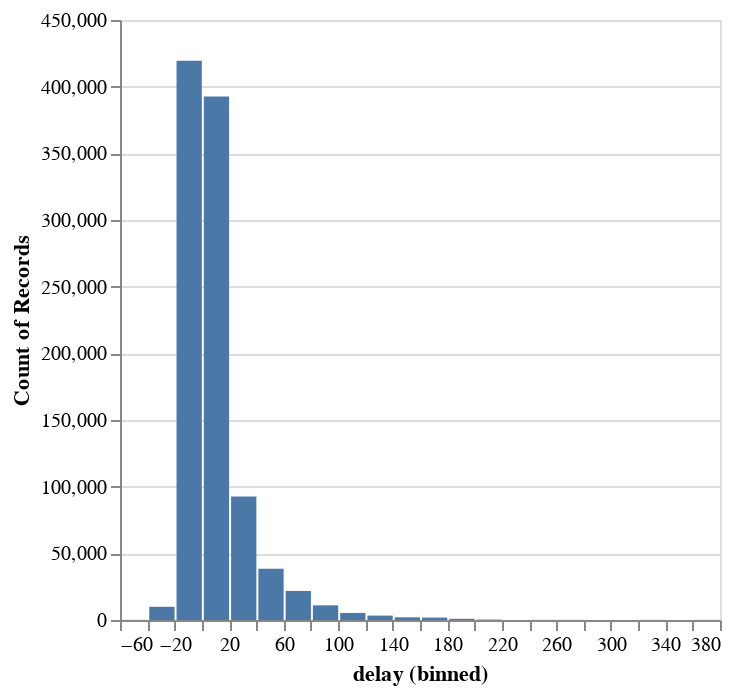

Source (notebook cell):
### Code cell
delay_hist

### Figure 1 — Vega specification as saved in the notebook (floating-point values rounded to 4 significant figures)
{"$schema": "https://vega.github.io/schema/vega/v5.json", "data": [{"name": "source_0", "values": [{"__count": 392700, "bin_maxbins_30_delay": 0.0, "bin_maxbins_30_delay_end": 20.0}, {"__count": 419400, "bin_maxbins_30_delay": -20.0, "bin_maxbins_30_delay_end": 0.0}, {"__count": 92700, "bin_maxbins_30_delay": 20.0, "bin_maxbins_30_delay_end": 40.0}, {"__count": 2000, "bin_maxbins_30_delay": 140.0, "bin_maxbins_30_delay_end": 160.0}, {"__count": 38400, "bin_maxbins_30_delay": 40.0, "bin_maxbins_30_delay_end": 60.0}, {"__count": 21800, "bin_maxbins_30_delay": 60.0, "bin_maxbins_30_delay_end": 80.0}, {"__count": 3300, "bin_maxbins_30_delay": 120.0, "bin_maxbins_30_delay_end": 140.0}, {"__count": 9900, "bin_maxbins_30_delay": -40.0, "bin_maxbins_30_delay_end": -20.0}, {"__count": 1800, "bin_maxbins_30_delay": 160.0, "bin_maxbins_30_delay_end": 180.0}, {"__count": 11000, "bin_maxbins_30_delay": 80.0, "bin_maxbins_30_delay_end": 100.0}, {"__count": 5300, "bin_maxbins_30_delay": 100.0, "bin_maxbins_30_delay_end": 120.0}, {"__count": 900, "bin_maxbins_30_delay": 180.0, "bin_maxbins_30_delay_end": 200.0}, {"__count": 100, "bin_maxbins_30_delay": -60.0, "bin_maxbins_30_delay_end": -40.0}, {"__count": 100, "bin_maxbins_30_delay": 260.0, "bin_maxbins_30_delay_end": 280.0}, {"__count": 300, "bin_maxbins_30_delay": 200.0, "bin_maxbins_30_delay_end": 220.0}, {"__count": 100, "bin_maxbins_30_delay": 360.0, "bin_maxbins_30_delay_end": 380.0}, {"__count": 100, "bin_maxbins_30_delay": 320.0, "bin_maxbins_30_delay_end": 340.0}, {"__count": 100, "bin_maxbins_30_delay": 240.0, "bin_maxbins_30_delay_end": 260.0}]}, {"name": "source_0_y_domain___count", "values": [{"min": 100, "max": 419400}]}], "signals": [{"name": "bin_maxbins_30_delay_bins", "value": {"fields": ["delay"], "fname": "bin_delay", "start": -60.0, "step": 20.0, "stop": 380.0}}], "marks": [{"type": "rect", "name": "marks", "from": {"data": "source_0"}, "encode": {"update": {"description": {"signal": "\"delay (binned): \" + (!isValid(datum[\"bin_maxbins_30_delay\"]) || !isFinite(+datum[\"bin_maxbins_30_delay\"]) ? \"null\" : format(datum[\"bin_maxbins_30_delay\"], \"\") + \" – \" + format(datum[\"bin_maxbins_30_delay_end\"], \"\")) + \"; Count of Records: \" + (format(datum[\"__count\"], \"\"))"}, "fill": {"value": "#4c78a8"}, "x": {"field": "bin_maxbins_30_delay_end", "scale": "x", "offset": {"signal": "0.5 + (abs(scale(\"x\", datum[\"bin_maxbins_30_delay_end\"]) - scale(\"x\", datum[\"bin_maxbins_30_delay\"])) < 0.25 ? 0.5 * (0.25 - (abs(scale(\"x\", datum[\"bin_maxbins_30_delay_end\"]) - scale(\"x\", datum[\"bin_maxbins_30_delay\"])))) : -0.5)"}}, "ariaRoleDescription": {"value": "bar"}, "x2": {"field": "bin_maxbins_30_delay", "scale": "x", "offset": {"signal": "0.5 + (abs(scale(\"x\", datum[\"bin_maxbins_30_delay_end\"]) - scale(\"x\", datum[\"bin_maxbins_30_delay\"])) < 0.25 ? -0.5 * (0.25 - (abs(scale(\"x\", datum[\"bin_maxbins_30_delay_end\"]) - scale(\"x\", datum[\"bin_maxbins_30_delay\"])))) : 0.5)"}}, "y": {"field": "__count", "scale": "y"}, "y2": {"value": 0, "scale": "y"}}}, "style": ["bar"]}], "scales": [{"name": "x", "type": "linear", "domain": {"signal": "[bin_maxbins_30_delay_bins.start, bin_maxbins_30_delay_bins.stop]"}, "range": [0, {"signal": "width"}], "bins": {"signal": "bin_maxbins_30_delay_bins"}, "zero": false}, {"name": "y", "type": "linear", "domain": [{"signal": "(data(\"source_0_y_domain___count\")[0] || {}).min"}, {"signal": "(data(\"source_0_y_domain___count\")[0] || {}).max"}], "range": [{"signal": "height"}, 0], "nice": true, "zero": true}], "axes": [{"scale": "y", "minExtent": 0, "gridScale": "x", "tickCount": {"signal": "ceil(height/40)"}, "labels": false, "maxExtent": 0, "ticks": false, "zindex": 0, "aria": false, "orient": "left", "grid": true, "domain": false}, {"scale": "x", "labelOverlap": true, "title": "delay (binned)", "tickCount": {"signal": "ceil(width/10)"}, "zindex": 0, "grid": false, "labelFlush": true, "orient": "bottom"}, {"scale": "y", "grid": false, "labelOverlap": true, "orient": "left", "zindex": 0, "title": "Count of Records", "tickCount": {"signal": "ceil(height/40)"}}], "background": "white", "style": "cell", "height": 300, "width": 300, "padding": 5}
